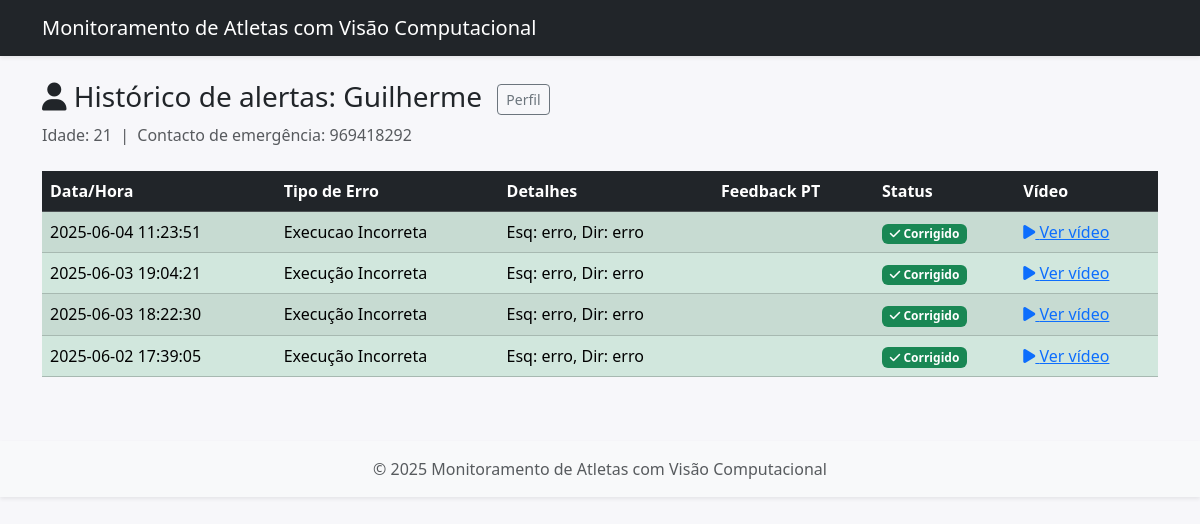
The app's page /FrontEnd/historico_aluno.php?id=1 with its own data.
### tables this page shows
CREATE TABLE `students` (
  `id` int(11) NOT NULL,
  `nome` varchar(100) DEFAULT NULL,
  `idade` int(11) DEFAULT NULL,
  `foto` varchar(255) DEFAULT NULL,
  `contacto_emergencia` varchar(50) DEFAULT NULL,
  `historico_lesoes` text DEFAULT NULL,
  `observacoes` text DEFAULT NULL
);

CREATE TABLE `errors` (
  `id` int(11) NOT NULL,
  `timestamp` datetime DEFAULT current_timestamp(),
  `error_type` varchar(100) DEFAULT NULL,
  `details` text DEFAULT NULL,
  `filename` varchar(255) DEFAULT NULL,
  `reviewed` tinyint(4) DEFAULT 0,
  `user_id` int(11) DEFAULT NULL,
  `student_id` int(11) DEFAULT NULL,
  `feedback` text DEFAULT NULL
);

### FrontEnd/historico_aluno.php (the view, shortened to what this page needs)
<?php
$id = intval($_GET['id']);
$db = getDB();
$stmt = $db->prepare("SELECT * FROM students WHERE id = ?");
$stmt->execute([$id]);
$aluno = $stmt->fetch(PDO::FETCH_ASSOC);
$stmt = $db->prepare("SELECT * FROM errors WHERE student_id = ? ORDER BY timestamp DESC");
$stmt->execute([$id]);
$erros = $stmt->fetchAll(PDO::FETCH_ASSOC);
include 'templates/header.php';
?>
<h3>
    <i class="fa fa-user"></i> Histórico de alertas: <?= htmlspecialchars($aluno['nome']) ?>
    <a href="perfil_aluno.php?id=<?= $aluno['id'] ?>" class="btn btn-outline-secondary btn-sm ms-2">Perfil</a>
</h3>
<div class="mb-4">
    <span class="text-muted">Idade: <?= htmlspecialchars($aluno['idade']) ?> &nbsp;|&nbsp;
    Contacto de emergência: <?= htmlspecialchars($aluno['contacto_emergencia']) ?></span>
</div>
<div style="max-height:420px;overflow:auto;">
    <table class="table table-striped align-middle">
        <thead class="table-dark">
            <tr>
                <th>Data/Hora</th>
                <th>Tipo de Erro</th>
                <th>Detalhes</th>
                <th>Feedback PT</th>
                <th>Status</th>
                <th>Vídeo</th>
            </tr>
        </thead>
        <tbody>
    <?php foreach($erros as $e): ?>
        <tr class="<?= $e['reviewed'] ? 'table-success' : 'table-warning' ?>">
            <td><?=htmlspecialchars($e['timestamp'])?></td>
            <td><?=htmlspecialchars($e['error_type'])?></td>
            <td><?=htmlspecialchars($e['details'])?></td>
            <td><?=htmlspecialchars($e['feedback'] ?? '')?></td>
            <td>
                <?= $e['reviewed']
                    ? "<span class='badge bg-success'><i class='fa fa-check'></i> Corrigido</span>"
                    : "<span class='badge bg-warning text-dark'><i class='fa fa-exclamation-triangle'></i> Novo</span>" ?>
            </td>
            <td>
                <?php if($e['filename']): ?>
                <a href="<?=htmlspecialchars($e['filename'])?>" target="_blank"><i class="fa fa-play"></i> Ver vídeo</a>
                <?php else: ?>
                    <span class="text-muted">Sem vídeo</span>
                <?php endif; ?>
            </td>
        </tr>
    <?php endforeach; ?>
        </tbody>
    </table>
</div>
<?php include 'templates/footer.php'; ?>

### FrontEnd/templates/header.php (shortened to what this page needs)
<!DOCTYPE html>
<html lang="pt">
<head>
    <link href="https://cdn.jsdelivr.net/npm/bootstrap@5.3.3/dist/css/bootstrap.min.css" rel="stylesheet">
    <link rel="stylesheet" href="https://cdnjs.cloudflare.com/ajax/libs/font-awesome/6.5.0/css/all.min.css">
</head>
<body style="background:#f7f7fa;">
<nav class="navbar navbar-expand-lg navbar-dark bg-dark mb-4 shadow-sm">
    <div class="container">
        <a class="navbar-brand" href="index.php">Monitoramento de Atletas com Visão Computacional </a>
    </div>
</nav>
<div class="container">

### FrontEnd/templates/footer.php
</div>
<footer class="footer mt-5 py-3 bg-light text-center shadow-sm">
    <span class="text-muted">© <?=date('Y')?> Monitoramento de Atletas com Visão Computacional</span>
</footer>
</body>
</html>

### records on screen
students: nome "Guilherme", idade "21", contacto_emergencia "969418292"
errors: timestamp "2025-06-04 11:23:51", error_type "Execucao Incorreta", details "Esq: erro, Dir: erro", reviewed 1 (drawn)
errors: timestamp "2025-06-03 19:04:21", error_type "Execução Incorreta", details "Esq: erro, Dir: erro", reviewed 1 (drawn)
errors: timestamp "2025-06-03 18:22:30", error_type "Execução Incorreta", details "Esq: erro, Dir: erro", reviewed 1 (drawn)
errors: timestamp "2025-06-02 17:39:05", error_type "Execução Incorreta", details "Esq: erro, Dir: erro", reviewed 1 (drawn)
